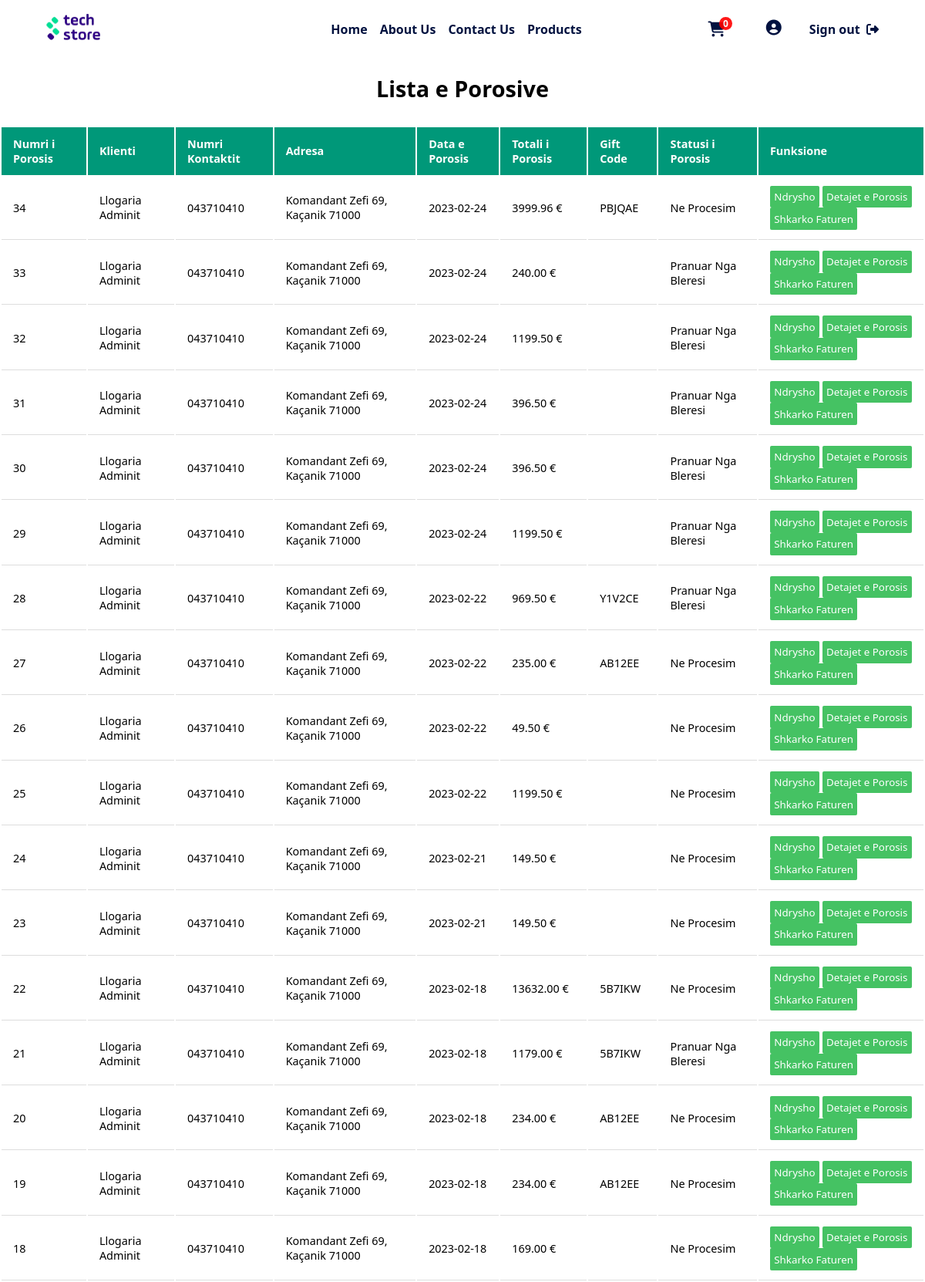
Page /php/admin/porositNgaKlientet.php (signed in, upper part) on the committed database.
### tables this page shows
CREATE TABLE IF NOT EXISTS `porosit` (
  `nrPorosis` int(11) NOT NULL AUTO_INCREMENT,
  `idKlienti` int(11) DEFAULT NULL,
  `dataPorosis` date NOT NULL DEFAULT current_timestamp(),
  `TotaliPorosis` decimal(14,2) NOT NULL,
  `kodiZbritjes` char(6) DEFAULT NULL,
  `statusiPorosis` varchar(30) NOT NULL DEFAULT 'Ne Procesim',
  PRIMARY KEY (`nrPorosis`),
  KEY `FK_KlientiPorosia` (`idKlienti`)
);

CREATE TABLE IF NOT EXISTS `user` (
  `userID` int(11) NOT NULL AUTO_INCREMENT,
  `emri` varchar(20) NOT NULL,
  `mbiemri` varchar(30) DEFAULT NULL,
  `username` varchar(20) NOT NULL,
  `email` varchar(50) DEFAULT NULL,
  `password` varchar(60) NOT NULL,
  `aksesi` int(1) NOT NULL DEFAULT 0,
  PRIMARY KEY (`userID`)
);

CREATE TABLE IF NOT EXISTS `tedhenatuser` (
  `userID` int(11) NOT NULL,
  `nrKontaktit` varchar(30) DEFAULT NULL,
  `qyteti` varchar(30) DEFAULT NULL,
  `zipKodi` varchar(7) DEFAULT NULL,
  `adresa` varchar(50) DEFAULT NULL,
  KEY `FK_UserTeDhenatUser` (`userID`)
);

### php/db/dbcon.php (called while the page is built)
<?php
class dbCon
{
    private $conn = '';
    private $hostiIDB = 'localhost';
    private $emriDB = 'techstoredb';
    private $dbUsername = 'root';
    private $dbPass = '';
    public function connDB()
    {
        try {
            $this->conn = new PDO(
                "mysql:host=$this->hostiIDB;dbname=$this->emriDB", $this->dbUsername, $this->dbPass,
                [PDO::ATTR_DEFAULT_FETCH_MODE => PDO::FETCH_ASSOC]
            );
        } catch (PDOException $pdoe) {
            die("Nuk mund të lidhej me bazën e të dhënave {$this->emriDB} :" . $pdoe->getMessage());
        }
        return $this->conn;
    }
}
?>

### php/CRUD/porosiaCRUD.php (called while the page is built, shortened)
<?php
require_once('../db/dbcon.php');
class porosiaCRUD extends dbCon
{
    private $dbConn;
    public function __construct($porosiaID = '', $produktiID = '', $userID = '', $emriKlientit = '', $mbiemriKlientit = '', $emailKlientit = '', $nrKontaktit = '', $qyteti = '', $adresaKlientit = '', $dataPorosis = '', $qmimiProd = '', $sasiaPorositur = '', $qmimiTotal = '', $statusiPorosis = '', $kodiZbritjes = '')
    {
        $this->dbConn = $this->connDB();
    }
            ?>
            <?php
    public function shfaqTeGjithaPorosite()
    {
        try {
            $sql = "SELECT p.nrPorosis, u.emri, u.mbiemri,
                    tu.nrKontaktit, tu.qyteti, tu.zipKodi, tu.adresa, p.dataPorosis, p.TotaliPorosis, p.statusiPorosis, p.kodiZbritjes
                    from porosit p
                    inner join user u on u.userID = p.idKlienti
                    inner join tedhenatuser tu on u.userID = tu.userID
                    ORDER BY nrPorosis DESC;";
            $stm = $this->dbConn->prepare($sql);
            $stm->execute();
            return $stm->fetchAll();
        } catch (Exception $e) {
            return $e->getMessage();
        }
    }
}
?>

### php/admin/porositNgaKlientet.php (the view, shortened to what this page needs)
<?php
require_once('../CRUD/porosiaCRUD.php');
$porosiaCRUD = new porosiaCRUD();
$porosit = $porosiaCRUD->shfaqTeGjithaPorosite();
?>
<!DOCTYPE html>
<html lang="en">
<head>
  <link rel="stylesheet" href="../../css/mesazhetStyle.css" />
  <link rel="stylesheet" href="../../css/adminDashboard.css" />
</head>
<body>
  <?php include '../design/header.php' ?>
  <div class="containerDashboardP">
    <h1>Lista e Porosive</h1>
    <table>
      <tr>
        <th>Numri i Porosis</th>
        <th>Klienti</th>
        <th>Numri Kontaktit</th>
        <th>Adresa</th>
        <th>Data e Porosis</th>
        <th>Totali i Porosis</th>
        <th>Gift Code</th>
        <th>Statusi i Porosis</th>
        <th>Funksione</th>
      </tr>
      <?php
      foreach ($porosit as $porosia) {
        ?>
        <tr>
          <td>
            <?php echo $porosia['nrPorosis'] ?>
          </td>
          <td>
            <?php echo $porosia['emri'] . ' ' . $porosia['mbiemri'] ?>
          </td>
          <td>
            <?php echo $porosia['nrKontaktit'] ?>
          </td>
          <td>
            <?php echo $porosia['adresa'] . ', ' . $porosia['qyteti'] . ' ' . $porosia['zipKodi'] ?>
          </td>
          <td>
            <?php echo $porosia['dataPorosis'] ?>
          </td>
          <td>
            <?php echo $porosia['TotaliPorosis'] ?> €
          </td>
          <td>
            <?php echo $porosia['kodiZbritjes'] ?>
          </td>
          <td>
            <?php echo $porosia['statusiPorosis'] ?>
          </td>
          <td>
            <button class="edito"><a href="?porosiaID=<?php echo $porosia['nrPorosis'] ?>">Ndrysho</a></button>
            <button class="edito"><a
                href="../userPages/detajetPorosis.php?porosiaID=<?php echo $porosia['nrPorosis'] ?>">Detajet
                e Porosis</a></button>
            <button class="edito"><a href="../funksione/fatura.php?nrPorosis=<?php echo $porosia['nrPorosis'] ?>"
                target="_blank">Shkarko Faturen</a></button>
          </td>
        </tr>
        <?php
      }
      ?>
    </table>
  </div>
  <?php
  include '../design/footer.php';
  include('../funksione/importimiScriptave.php') ?>
</body>
</html>

### css/adminDashboard.css (style rules this page uses)
.containerDashboardP { display: flex; justify-content: center; align-items: center; margin: 25px 0; font-size: 0.9em; min-width: 400px; flex-direction: column; gap: 2em; flex-wrap: wrap; }
.containerDashboardP tr th { background-color: #009879; color: #ffffff; text-align: left; font-weight: bold; }
.containerDashboardP th, .containerDashboardP td { padding: 12px 15px; }
.containerDashboardP tr td { border-bottom: 1px solid #dddddd; }
.edito { padding: 0.4em; background-color: #45c263; border: none; border-radius: 2px; }
.edito, .edito a { color: white; }

### css/footer.css (style rules this page uses)
.footer-nav li, a { list-style: none; color: #340182; padding-top: 4px; }
.footer-contact li, a { list-style: none; color: #340182; padding-top: 5px; }

### rows in the picture
porosit: nrPorosis "34", idKlienti.emri "Llogaria", idKlienti.mbiemri "Adminit", tedhenatuser.nrKontaktit "043710410", tedhenatuser.adresa "Komandant Zefi 69", tedhenatuser.qyteti "Kaçanik", tedhenatuser.zipKodi "71000", dataPorosis "2023-02-24", TotaliPorosis "3999.96", kodiZbritjes "PBJQAE", statusiPorosis "Ne Procesim"
porosit: nrPorosis "33", idKlienti.emri "Llogaria", idKlienti.mbiemri "Adminit", tedhenatuser.nrKontaktit "043710410", tedhenatuser.adresa "Komandant Zefi 69", tedhenatuser.qyteti "Kaçanik", tedhenatuser.zipKodi "71000", dataPorosis "2023-02-24", TotaliPorosis "240.00", statusiPorosis "Pranuar Nga Bleresi"
porosit: nrPorosis "32", idKlienti.emri "Llogaria", idKlienti.mbiemri "Adminit", tedhenatuser.nrKontaktit "043710410", tedhenatuser.adresa "Komandant Zefi 69", tedhenatuser.qyteti "Kaçanik", tedhenatuser.zipKodi "71000", dataPorosis "2023-02-24", TotaliPorosis "1199.50", statusiPorosis "Pranuar Nga Bleresi"
porosit: nrPorosis "31", idKlienti.emri "Llogaria", idKlienti.mbiemri "Adminit", tedhenatuser.nrKontaktit "043710410", tedhenatuser.adresa "Komandant Zefi 69", tedhenatuser.qyteti "Kaçanik", tedhenatuser.zipKodi "71000", dataPorosis "2023-02-24", TotaliPorosis "396.50", statusiPorosis "Pranuar Nga Bleresi"
porosit: nrPorosis "30", idKlienti.emri "Llogaria", idKlienti.mbiemri "Adminit", tedhenatuser.nrKontaktit "043710410", tedhenatuser.adresa "Komandant Zefi 69", tedhenatuser.qyteti "Kaçanik", tedhenatuser.zipKodi "71000", dataPorosis "2023-02-24", TotaliPorosis "396.50", statusiPorosis "Pranuar Nga Bleresi"
porosit: nrPorosis "29", idKlienti.emri "Llogaria", idKlienti.mbiemri "Adminit", tedhenatuser.nrKontaktit "043710410", tedhenatuser.adresa "Komandant Zefi 69", tedhenatuser.qyteti "Kaçanik", tedhenatuser.zipKodi "71000", dataPorosis "2023-02-24", TotaliPorosis "1199.50", statusiPorosis "Pranuar Nga Bleresi"
porosit: nrPorosis "28", idKlienti.emri "Llogaria", idKlienti.mbiemri "Adminit", tedhenatuser.nrKontaktit "043710410", tedhenatuser.adresa "Komandant Zefi 69", tedhenatuser.qyteti "Kaçanik", tedhenatuser.zipKodi "71000", dataPorosis "2023-02-22", TotaliPorosis "969.50", kodiZbritjes "Y1V2CE", statusiPorosis "Pranuar Nga Bleresi"
porosit: nrPorosis "27", idKlienti.emri "Llogaria", idKlienti.mbiemri "Adminit", tedhenatuser.nrKontaktit "043710410", tedhenatuser.adresa "Komandant Zefi 69", tedhenatuser.qyteti "Kaçanik", tedhenatuser.zipKodi "71000", dataPorosis "2023-02-22", TotaliPorosis "235.00", kodiZbritjes "AB12EE", statusiPorosis "Ne Procesim"
porosit: nrPorosis "26", idKlienti.emri "Llogaria", idKlienti.mbiemri "Adminit", tedhenatuser.nrKontaktit "043710410", tedhenatuser.adresa "Komandant Zefi 69", tedhenatuser.qyteti "Kaçanik", tedhenatuser.zipKodi "71000", dataPorosis "2023-02-22", TotaliPorosis "49.50", statusiPorosis "Ne Procesim"
porosit: nrPorosis "25", idKlienti.emri "Llogaria", idKlienti.mbiemri "Adminit", tedhenatuser.nrKontaktit "043710410", tedhenatuser.adresa "Komandant Zefi 69", tedhenatuser.qyteti "Kaçanik", tedhenatuser.zipKodi "71000", dataPorosis "2023-02-22", TotaliPorosis "1199.50", statusiPorosis "Ne Procesim"
porosit: nrPorosis "24", idKlienti.emri "Llogaria", idKlienti.mbiemri "Adminit", tedhenatuser.nrKontaktit "043710410", tedhenatuser.adresa "Komandant Zefi 69", tedhenatuser.qyteti "Kaçanik", tedhenatuser.zipKodi "71000", dataPorosis "2023-02-21", TotaliPorosis "149.50", statusiPorosis "Ne Procesim"
porosit: nrPorosis "23", idKlienti.emri "Llogaria", idKlienti.mbiemri "Adminit", tedhenatuser.nrKontaktit "043710410", tedhenatuser.adresa "Komandant Zefi 69", tedhenatuser.qyteti "Kaçanik", tedhenatuser.zipKodi "71000", dataPorosis "2023-02-21", TotaliPorosis "149.50", statusiPorosis "Ne Procesim"
porosit: nrPorosis "22", idKlienti.emri "Llogaria", idKlienti.mbiemri "Adminit", tedhenatuser.nrKontaktit "043710410", tedhenatuser.adresa "Komandant Zefi 69", tedhenatuser.qyteti "Kaçanik", tedhenatuser.zipKodi "71000", dataPorosis "2023-02-18", TotaliPorosis "13632.00", kodiZbritjes "5B7IKW", statusiPorosis "Ne Procesim"
porosit: nrPorosis "21", idKlienti.emri "Llogaria", idKlienti.mbiemri "Adminit", tedhenatuser.nrKontaktit "043710410", tedhenatuser.adresa "Komandant Zefi 69", tedhenatuser.qyteti "Kaçanik", tedhenatuser.zipKodi "71000", dataPorosis "2023-02-18", TotaliPorosis "1179.00", kodiZbritjes "5B7IKW", statusiPorosis "Pranuar Nga Bleresi"
porosit: nrPorosis "20", idKlienti.emri "Llogaria", idKlienti.mbiemri "Adminit", tedhenatuser.nrKontaktit "043710410", tedhenatuser.adresa "Komandant Zefi 69", tedhenatuser.qyteti "Kaçanik", tedhenatuser.zipKodi "71000", dataPorosis "2023-02-18", TotaliPorosis "234.00", kodiZbritjes "AB12EE", statusiPorosis "Ne Procesim"
porosit: nrPorosis "19", idKlienti.emri "Llogaria", idKlienti.mbiemri "Adminit", tedhenatuser.nrKontaktit "043710410", tedhenatuser.adresa "Komandant Zefi 69", tedhenatuser.qyteti "Kaçanik", tedhenatuser.zipKodi "71000", dataPorosis "2023-02-18", TotaliPorosis "234.00", kodiZbritjes "AB12EE", statusiPorosis "Ne Procesim"
porosit: nrPorosis "18", idKlienti.emri "Llogaria", idKlienti.mbiemri "Adminit", tedhenatuser.nrKontaktit "043710410", tedhenatuser.adresa "Komandant Zefi 69", tedhenatuser.qyteti "Kaçanik", tedhenatuser.zipKodi "71000", dataPorosis "2023-02-18", TotaliPorosis "169.00", statusiPorosis "Ne Procesim"
